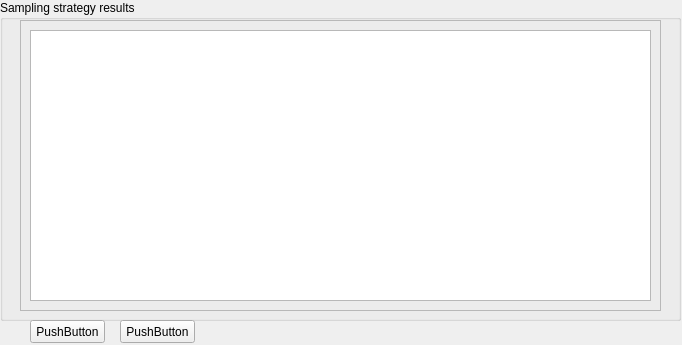
      <widget class="QWidget" name="page_4">
       <property name="geometry">
        <rect>
         <x>0</x>
         <y>0</y>
         <width>682</width>
         <height>345</height>
        </rect>
       </property>
       <attribute name="label">
        <string>Step 3 - Review scenario run</string>
       </attribute>
       <widget class="QGroupBox" name="groupBox_33">
        <property name="geometry">
         <rect>
          <x>0</x>
          <y>0</y>
          <width>681</width>
          <height>321</height>
         </rect>
        </property>
        <property name="title">
         <string>Sampling strategy results</string>
        </property>
        <widget class="QFrame" name="frame_3">
         <property name="geometry">
          <rect>
           <x>20</x>
           <y>20</y>
           <width>641</width>
           <height>291</height>
          </rect>
         </property>
         <property name="frameShape">
          <enum>QFrame::StyledPanel</enum>
         </property>
         <property name="frameShadow">
          <enum>QFrame::Sunken</enum>
         </property>
         <widget class="QTextBrowser" name="textBrowser_4">
          <property name="geometry">
           <rect>
            <x>10</x>
            <y>10</y>
            <width>621</width>
            <height>271</height>
           </rect>
          </property>
          <property name="html">
           <string>&lt;!DOCTYPE HTML PUBLIC &quot;-//W3C//DTD HTML 4.0//EN&quot; &quot;http://www.w3.org/TR/REC-html40/strict.dtd&quot;&gt;
&lt;html&gt;&lt;head&gt;&lt;meta name=&quot;qrichtext&quot; content=&quot;1&quot; /&gt;&lt;style type=&quot;text/css&quot;&gt;
p, li { white-space: pre-wrap; }
&lt;/style&gt;&lt;/head&gt;&lt;body style=&quot; font-family:'MS Shell Dlg 2'; font-size:8.25pt; font-weight:400; font-style:normal;&quot;&gt;
&lt;p style=&quot;-qt-paragraph-type:empty; margin-top:0px; margin-bottom:0px; margin-left:0px; margin-right:0px; -qt-block-indent:0; text-indent:0px; font-size:8pt;&quot;&gt;&lt;br /&gt;&lt;/p&gt;&lt;/body&gt;&lt;/html&gt;</string>
          </property>
         </widget>
        </widget>
       </widget>
       <widget class="QPushButton" name="pushButton_2">
        <property name="geometry">
         <rect>
          <x>30</x>
          <y>320</y>
          <width>75</width>
          <height>23</height>
         </rect>
        </property>
        <property name="text">
         <string>PushButton</string>
        </property>
       </widget>
       <widget class="QPushButton" name="pushButton_3">
        <property name="geometry">
         <rect>
          <x>120</x>
          <y>320</y>
          <width>75</width>
          <height>23</height>
         </rect>
        </property>
        <property name="text">
         <string>PushButton</string>
        </property>
       </widget>
      </widget>
